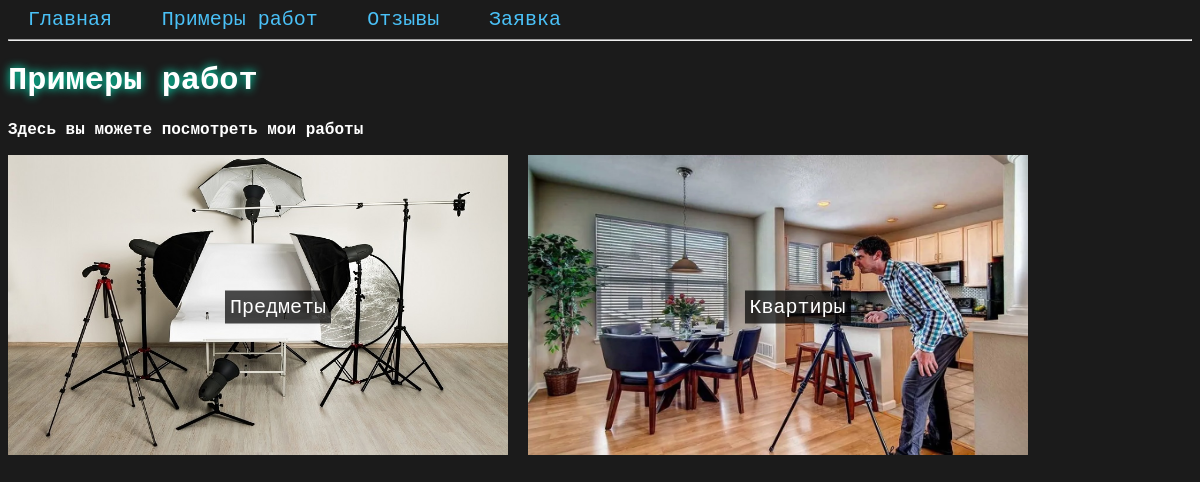
/examples, run on the app's committed database.
### MainApp/models.py (models this page shows, shortened)
class Album(models.Model):
    title = models.CharField(max_length=100)
    cover = models.ImageField(upload_to='albumcovers')
    date = models.DateField(default=datetime.date.today)

### MainApp/views.py (the view)
# urls.py: path("examples", examples, name="examples"),
def examples(request):
    albums = Album.objects.all().order_by("-date")
    return render(request, "examples.html", context={"albums": albums})

### templates/examples.html (shortened to what this page needs)
{% extends 'base.html' %}
{% load static %}
{% block head %}
    <link rel="stylesheet" href="{% static 'css/albumcentrilizer.css' %}">
{% endblock %}
{% block body %}
    <h1>Примеры работ</h1>
    <p>Здесь вы можете посмотреть мои работы</p>
    {% for album in albums %}
        <div class="album-container">
    <img width="500" height="300" class="album-image" src="{{ album.cover.url }}" alt="{{ album.title }}">
    <a href="/album/{{ album.id }}" class="album-title">{{ album.title }}</a>
</div>
    {% endfor %}
{% endblock %}

### MainApp/static/css/main.css (style rules this page uses)
body { background-color: #1b1b1b; color: #ffffff; font-family: 'Courier New', Courier, monospace; font-weight: bold; }
a { color: #4ac1f7; font-size: 20px; text-decoration: none; margin: 0 20px; font-family: 'Courier New', Courier, monospace; font-weight: lighter; transition: 0.5s; }
img { user-select: none; -webkit-user-drag: none; }
h1 { text-shadow: 0 0 10px #00ffcc; }

### MainApp/static/css/albumcentrilizer.css (style rules this page uses)
.album-container { position: relative; display: inline-block; margin: 0 10px 10px 0 ; }
.album-title { position: absolute; top: 50%; left: 50%; transform: translate(-50%, -50%); color: white; text-decoration: none; background-color: rgba(0, 0, 0, 0.7); padding: 5px; }

### data on the page
Album: cover (picture), title "Предметы"
Album: cover (picture), title "Квартиры"
